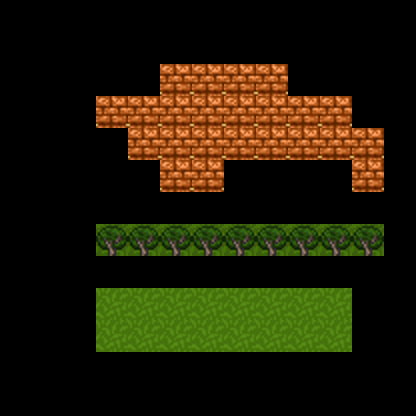

A level layout from a 2D game, rendered from its tile map. Below: a short description, then the map file with its tile-grid data intact:
An orthogonal 13x13 tile map with 32x32 px tiles, 1 tile layer (layer0).

<map version="1.4" tiledversion="1.4.2" orientation="orthogonal" renderorder="right-down" width="13" height="13" tilewidth="32" tileheight="32" infinite="0" nextlayerid="2" nextobjectid="1">
 <tileset firstgid="1" source="image1.tsx" />
 <layer id="1" name="layer0" width="13" height="13">
  <data encoding="csv">
0,0,0,0,0,0,0,0,0,0,0,0,0,
0,0,0,0,0,0,0,0,0,0,0,0,0,
0,0,0,0,0,5,5,5,5,0,0,0,0,
0,0,0,5,5,5,5,5,5,5,5,0,0,
0,0,0,0,5,5,5,5,5,5,5,5,0,
0,0,0,0,0,5,5,0,0,0,0,5,0,
0,0,0,0,0,0,0,0,0,0,0,0,0,
0,0,0,7,7,7,7,7,7,7,7,7,0,
0,0,0,0,0,0,0,0,0,0,0,0,0,
0,0,0,4,4,4,4,4,4,4,4,0,0,
0,0,0,4,4,4,4,4,4,4,4,0,0,
0,0,0,0,0,0,0,0,0,0,0,0,0,
0,0,0,0,0,0,0,0,0,0,0,0,0
</data>
 </layer>
</map>
